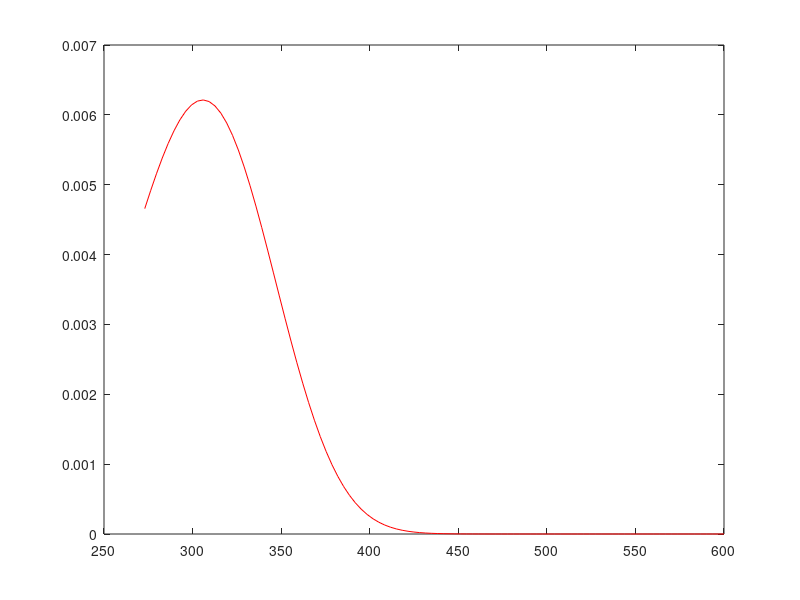

Reproduce this figure in MATLAB.
%Determines k value based on temperatures.
%Coleslaw_final setup_model_1 "CFM1"
% author: Sebastian Alvarez
% version 1.0
% since July 11th 2019
% changes: Jean-David Rousseau

% function [k] = TempToKVal(~)
% % hardcoded values cuz tests
% Tmin = 303;
% Tmax = 333;
% Tswitch = 323;
% Ea = 400;
% A = 1;
% kd = -5.85154*10^-6;
% Eo = 6;
% R = 8.314;
% t = 1000;
% 
% % growth
% Tg = linspace(Tmin,Tswitch);
% v1 = A*Eo*exp(-Ea./(R.*Tg)); 
% % decay
% Td = linspace(Tswitch,Tmax);
% v2 = A*Eo*exp(-Ea./(R.*Td)+kd*t); 
% 
% figure
% plot(Tg,v1,Td,v2);
% xlabel('Temperature');
% ylabel('Vmax'); 
% title('Enzyme at temp'); 
% end

% xrun = [0 10000];
% work = 6*exp(-((72.17*xrun.^-1)+(200./(exp(-(288.67.*xrun.^-1))))));
% plot(xrun,work,'r'); 

clc; 
T = linspace(273,600);
t = 600; 
R = 1.987E-3; %check this
Eo = 10;
Ed = 5; 
Ad = 5; 
Ea = 4; 
Aa = 1;

kd = Ad*exp(-Ed./(T.*R));
E = Eo*exp(-kd*t);
v = Aa*E.*exp(-Ea./(T.*R));
plot(T,v,'r'); 

